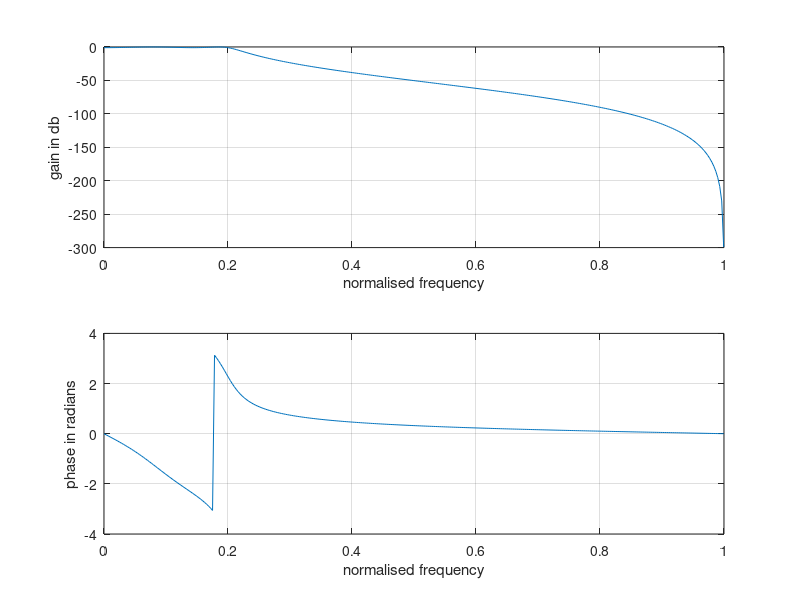

MATLAB code for this plot:
% Chebyshev Type-1 Low Pass Filter Design
clear all;
rp=1;% paramter governing the pass band attenuation in db (alpha-p)
rs=20;%paramter governing the stop band attenuation in db (alpha-s)
wp=0.2*pi;% paramater governing the pass band frequency in radians
ws=0.3*pi;% paramater governing the stop band frequency in radians
[n,wn] = cheb1ord(wp/pi,ws/pi,rp,rs)% Function which is  uses the chebyshev filter design formula to calculate value for n and cutoff frequency wn
[b,a] = cheby1(n,rp,wn)% Function which is  uses the chebyshev filter design formula to calculate value for a and b ie the minor axis and major axis calculation
% displaying order of filter
disp(n);
% displaying cut off frequency of filter(pass band frequency)
disp(wn);
%defining the axis for the plot
w=0:.01:pi;
% Frequency response of analog filters 
[h,ph]=freqz(b,a,w);% returns the complex frequency response(h) also the phase response(ph) of the analog filter specified by the coefficient vectors b and a, evaluated at the angular frequencies w.
% Calculating the magnitude in terms of db for plotting magnitude response
m=20*log10(abs(h));
% Calculating angle in radians for plotting phase spectrum
an=angle(h);
%Plotting the magnitude spectrum in db 
%first we divide the entire plain into two plains where in the firstplain ie the top half would be dedicated for the magnitude spectrum as depicted below in the function subplot
subplot (2,1,1);
plot(ph/pi,m);%Function to plot the graph( x-axis:radians value of w in radian ,y:axis value of m in db)
grid; %Activating horizontal and vertical axis
ylabel('gain in db');
xlabel('normalised frequency');
%Plotting Phase Spectrum in radians
%first we divide the entire plain into two plains where in the second plain ie the bottom half would be dedicated for the Phase spectrum as depicted below in the function subplot
subplot (2,1,2);
plot(ph/pi,an);%Function to plot the graph( x-axis:radians value of w in radian ,y:axis value of an in radian)
grid;%Activating horizontal and vertical axis
ylabel('phase in radians');
xlabel('normalised frequency');
